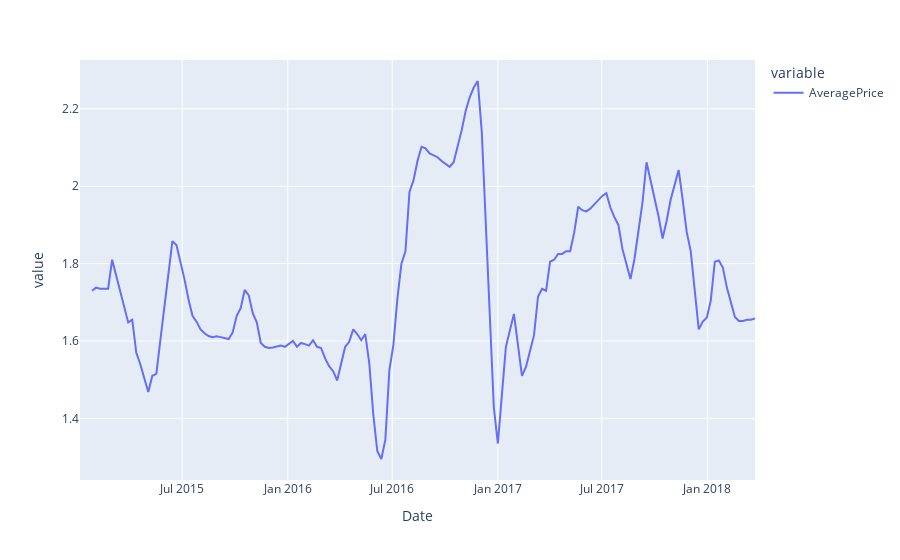

This figure's notebook cell:
### Markdown cell above
<details>
<summary>&#9658; Нажмите сюда, чтобы увидеть подсказку</summary>
  <p>
      
Передайте в функцию `px.line()` округленные данные, получившиеся на 4 шаге выполнения.
Пример синтаксиса:      

```python
px.line(some_data)
```      
</p>
</details>

### Code cell
# Ваш код здесь
px.line(organic_ch.rolling(4).AveragePrice.mean().round(3))

### Figure 1 — Plotly figure (JSON) as saved in the notebook; plotly's stock layout.template omitted (floating-point values rounded to 4 significant figures; data arrays with more than 128 entries replaced by an {"elided": "..."} marker saying what was removed)
{"data": [{"hovertemplate": "variable=AveragePrice<br>Date=%{x}<br>value=%{y}<extra></extra>", "legendgroup": "AveragePrice", "line": {"color": "#636efa", "dash": "solid"}, "mode": "lines", "name": "AveragePrice", "orientation": "v", "showlegend": true, "type": "scatter", "x": {"elided": "169 str values"}, "xaxis": "x", "y": {"elided": "169 float values"}, "yaxis": "y"}], "layout": {"legend": {"title": {"text": "variable"}, "tracegroupgap": 0}, "margin": {"t": 60}, "xaxis": {"anchor": "y", "domain": [0, 1], "title": {"text": "Date"}}, "yaxis": {"anchor": "x", "domain": [0, 1], "title": {"text": "value"}}}}
